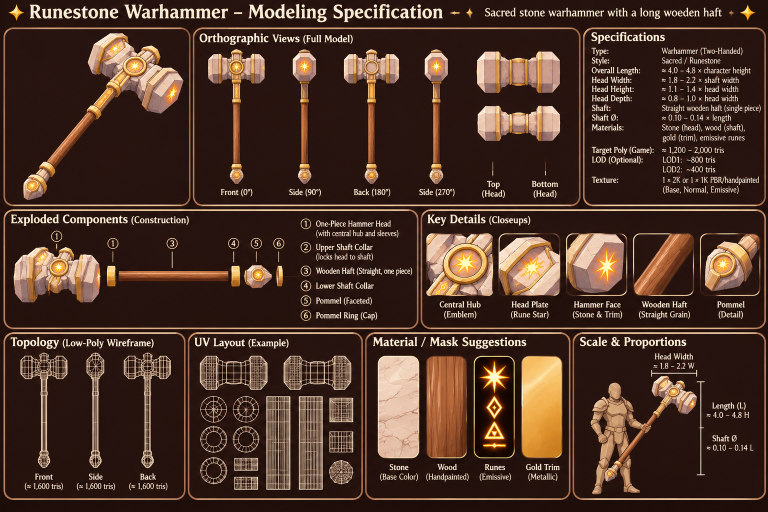
#> input picture tools/sculpt/ref/warhammer-runestone.png, 1536 x 1024 px (shown at 1/2 size)
$ python lowhammersheet.py ref/warhammer-runestone.png
#> lines starting #> are read from the running program, lines starting #| are printed output that depends on the picture
# The warhammer's views beside the reference sheet's (tools/sculpt/ref/warhammer-runestone.png), at the sheet's own
# scale, and each orthographic view's outline measured against the sheet's:
#   python3 tools/sculpt/lowhammersheet.py <dir>   reads <dir>/sheet-views.png, sheet-masks.png, sheet-top.png and
#   sheet-details.png (tools/sculpt/lowhammershot.mjs --only sheet); writes <dir>/warhammer-sheet.png (the sheet's front,
#   side 90°, back and side 270° over ours plain and enchanted, the head from above), <dir>/warhammer-outline.png (each
#   view's two outlines laid over each other: the sheet's red, ours cyan, both white), <dir>/warhammer-details.png (the
#   sheet's Key Details over ours) and <dir>/outline.json: each view's IoU (intersection over union of the silhouettes)
#   and edge distance (each outline's pixels to the nearest of the other's, mean and 95th percentile, in the sheet's px;
#   the views are 269 px long), whole and by part (the head, the haft, the pommel), and the lit parts' places.
import sys, json
from PIL import Image, ImageDraw
import numpy as np
d = sys.argv[1]
ref = Image.open(__file__.rsplit('/', 1)[0] + '/ref/warhammer-runestone.png').convert('RGB')
#> ref is the input picture: PIL image 1536x1024 RGB; mean R, G, B 76.6, 51.9, 39.9
F3, CW, CH = 3, 136 * 3, 290 * 3
GROUND = (39, 21, 19)
FOOT = 368  # the pommel's foot, the sheet's y; U = FOOT - y
CY = FOOT - 134.5
def crop(cx, cy, w, h, f):
    W, H = round(w / f), round(h / f)
    out = Image.new('RGB', (W, H), GROUND)
    x0, y0 = round(cx - W / 2), round(cy - H / 2)
    out.paste(ref.crop((max(0, x0), max(0, y0), min(ref.width, x0 + W), min(ref.height, y0 + H))), (max(0, -x0), max(0, -y0)))
    return out.resize((w, h), Image.LANCZOS)
# the sheet's views, the haft's centre line in each
VIEWS = [('front', 472.5), ('side 90', 608.5), ('back', 742.5), ('side 270', 872.5)]
row = Image.new('RGB', (4 * CW, CH))
#> row: PIL image 1632x870 RGB; every value is 0
for i, (_, cx) in enumerate(VIEWS):
    row.paste(crop(cx, CY, CW, CH, F3), (i * CW, 0))
#> this loop made 4 passes
#> pass 1, in crop, `out = Image.new('RGB', (W, H), GROUND)`:
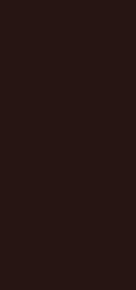
#> out: PIL image 136x290 RGB; mean R, G, B 39, 21, 19
#> after the loop:
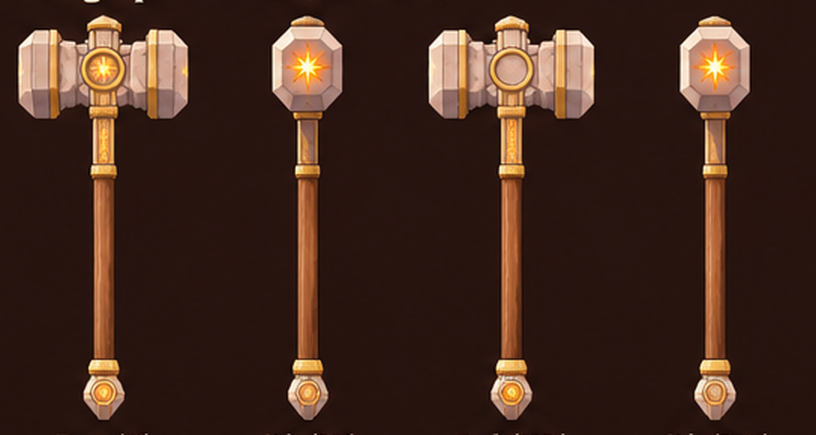
#> row: PIL image 1632x870 RGB (shown at 1/2 size); mean R, G, B 66.4, 40.7, 30
#> (the run stopped early here; a loop or call above may not have finished)
